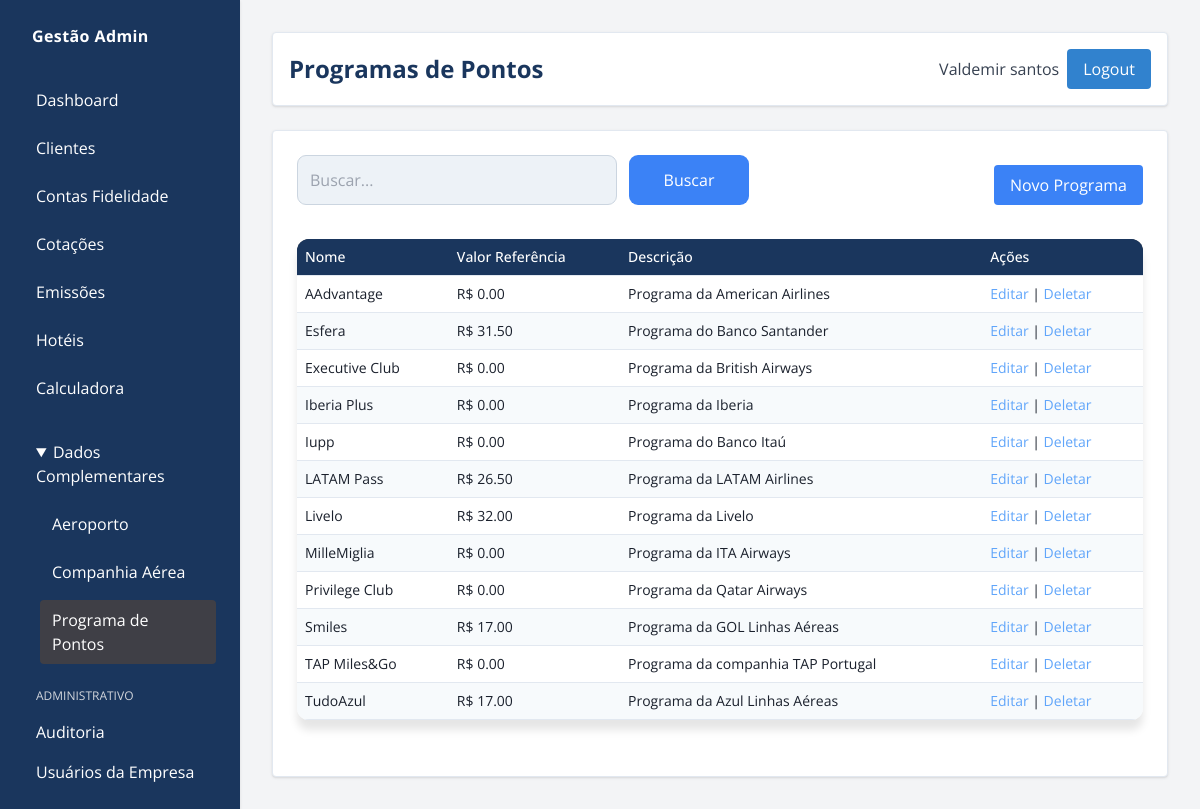
/adm/programas/ (signed in), run on the app's committed database.
### gestao/models/programa_fidelidade.py (models this page shows, shortened)
class ProgramaFidelidade(models.Model):
    nome = models.CharField(max_length=100)
    descricao = models.TextField(blank=True)
    preco_medio_milheiro = models.DecimalField(
        max_digits=10, decimal_places=2, default=0
    )

### gestao/views/programas.py (the view)
@login_required
def admin_programas(request):
    if permission_denied := require_admin_or_operator(request):
        return permission_denied
    busca = request.GET.get("busca", "")
    programas = ProgramaFidelidade.objects.all().order_by("nome")
    if busca:
        programas = programas.filter(nome__icontains=busca)
    return render(
        request,
        "admin_custom/programas.html",
        {"programas": programas, "busca": busca},
    )

### gestao/views/permissions.py (called while the page is built)
def require_admin_or_operator(request):
    if request.user.is_superuser:
        return None
    perfil = getattr(getattr(request.user, "cliente_gestao", None), "perfil", "")
    if perfil not in ["admin", "operador"]:
        return render(request, "sem_permissao.html")
    return None

### gestao/templates/admin_custom/programas.html (shortened to what this page needs)
{% extends "admin_custom/base_admin.html" %}
{% load static %}
{% block header_title %}Programas de Pontos{% endblock %}
{% block menu_programas %}bg-zinc-700 text-white{% endblock %}
{% block dados_complementares_open %}open{% endblock %}
{% block content %}
<div class="flex justify-between items-center mb-6 flex-wrap gap-4">
    <form method="get" class="flex gap-3">
        <input type="text" name="busca" value="{{ busca }}" placeholder="Buscar..." class="bg-zinc-100 border border-zinc-300 rounded px-4 py-2 flex-1 min-w-[320px] max-w-[720px] h-[50px]" />
        <button type="submit" class="bg-blue-500 hover:bg-blue-600 text-white px-4 py-2 flex-1 min-w-[120px] max-w-[520px] h-[50px]">Buscar</button>
    </form>
    <a href="{% url 'admin_novo_programa' %}" class="bg-blue-500 hover:bg-blue-600 text-white px-4 py-2 rounded">Novo Programa</a>
</div>
    <table class="min-w-full text-sm">
        <thead class="bg-zinc-700 text-zinc-200">
            <tr>
                <th class="p-2 text-left font-medium">Nome</th>
                <th class="p-2 text-left font-medium">Valor Referência</th>
                <th class="p-2 text-left font-medium">Descrição</th>
                <th class="p-2 text-left font-medium">Ações</th>
            </tr>
        </thead>
        <tbody>
            {% for p in programas %}
            <tr class="border-b border-zinc-700">
                <td class="p-2">{{ p.nome }}</td>
                <td class="p-2">R$ {{ p.preco_medio_milheiro|floatformat:2 }}</td>
                <td class="p-2">{{ p.descricao }}</td>
                <td class="p-2">
                    <a href="{% url 'admin_editar_programa' p.id %}" class="text-blue-400">Editar</a> |
                    <a href="{% url 'admin_deletar_programa' p.id %}" class="text-blue-400">Deletar</a>
                </td>
            </tr>
            {% empty %}
            <tr><td colspan="4" class="text-center text-red-400 py-4">Nenhum programa cadastrado.</td></tr>
            {% endfor %}
        </tbody>
    </table>
{% endblock %}

### gestao/templates/admin_custom/base_admin.html (shortened to what this page needs)
{% load static %}
<!DOCTYPE html>
<html lang="pt-br">
<head>
    <script src="https://cdn.tailwindcss.com"></script>
    <link rel="stylesheet" href="{% static 'gestao/admin_custom.css' %}">
    <link rel="stylesheet" href="{% static 'gestao/css/painel.css' %}">
</head>
<body class="bg-gray-100 text-black flex" style="font-family: 'Open Sans', sans-serif;">
    <aside class="bg-[#1a365d] w-60 min-h-screen p-6 fixed shadow text-white">
        <div class="font-bold tracking-wide mb-8 pl-2">
            Gestão Admin
        </div>
        <nav class="flex flex-col space-y-2">
            {% if not request.user.is_superuser %}
                <a class="block px-3 py-2 rounded hover:bg-[#2c5282] {% block menu_dashboard %}{% endblock %}" href="{% url 'admin_dashboard' %}">Dashboard</a>
                <a class="block px-3 py-2 rounded hover:bg-[#2c5282] {% block menu_clientes %}{% endblock %}" href="{% url 'admin_clientes' %}">Clientes</a>
                <a class="block px-3 py-2 rounded hover:bg-[#2c5282] {% block menu_contas %}{% endblock %}" href="{% url 'admin_contas' %}">Contas Fidelidade</a>
                <a class="block px-3 py-2 rounded hover:bg-[#2c5282] {% block menu_cotacoes_voo %}{% endblock %}" href="{% url 'admin_cotacoes_voo' %}">Cotações</a>
                <a class="block px-3 py-2 rounded hover:bg-[#2c5282] {% block menu_emissoes %}{% endblock %}" href="{% url 'admin_emissoes' %}">Emissões</a>
                <a class="block px-3 py-2 rounded hover:bg-[#2c5282] {% block menu_hoteis %}{% endblock %}" href="{% url 'admin_hoteis' %}">Hotéis</a>
                <a class="block px-3 py-2 rounded hover:bg-[#2c5282] {% block menu_calculadora %}{% endblock %}" href="{% url 'admin_calculadora_cotacao' %}">Calculadora</a>
                <details class="pt-4 group" {% block dados_complementares_open %}{% endblock %}>
                    <summary class="px-3 py-2 rounded cursor-pointer hover:bg-[#2c5282] focus:outline-none">Dados Complementares</summary>
                    <div class="mt-2 ml-4 flex flex-col space-y-2">
                        <a class="block px-3 py-2 rounded hover:bg-[#2c5282] {% block menu_aeroportos %}{% endblock %}" href="{% url 'admin_aeroportos' %}">Aeroporto</a>
                        <a class="block px-3 py-2 rounded hover:bg-[#2c5282] {% block menu_companhias %}{% endblock %}" href="{% url 'admin_companhias' %}">Companhia Aérea</a>
                        <a class="block px-3 py-2 rounded hover:bg-[#2c5282] {% block menu_programas %}{% endblock %}" href="{% url 'admin_programas' %}">Programa de Pontos</a>
                    </div>
                </details>
            {% endif %}
            <div class="pt-4">
                <p class="px-3 text-gray-300 uppercase text-xs mb-2">Administrativo</p>
                <a class="block px-3 py-2 rounded hover:bg-[#2c5282] {% block menu_auditoria %}{% endblock %}" href="{% url 'admin_auditoria' %}">Auditoria</a>
                <a class="block px-3 py-2 rounded hover:bg-[#2c5282]" href="{% url 'user_list' %}">Usuários da Empresa</a>
            </div>
            <a class="block px-3 py-2 rounded hover:bg-[#2c5282]" href="{% url 'logout' %}">Sair</a>
        </nav>
    </aside>
    <main class="flex-1 ml-60 p-8">
        <header class="bg-white rounded p-4 mb-6 flex justify-between items-center shadow">
            <h1 class="text-2xl font-bold">{% block header_title %}Painel Administrativo{% endblock %}</h1>
            <div class="flex items-center space-x-2">
                <span class="text-gray-700">{{ request.user.get_full_name|default:request.user.username }}</span>
                <a href="{% url 'logout' %}" class="bg-[#3182ce] hover:bg-[#2c5282] text-white px-4 py-2 rounded">Logout</a>
            </div>
        </header>
        <section class="bg-white rounded shadow p-6">
            {% block content %}{% endblock %}
        </section>
    </main>
</body>
</html>

### gestao/static/admin_custom.css (style rules this page uses)
body { background-color: #f7fafc; color: #000000; font-family: 'Open Sans', sans-serif; }
main > header, main > section { background-color: #ffffff !important; border: 1px solid #e2e8f0 !important; }
table { width: 100%; border-collapse: collapse; background-color: #ffffff; }
th, td { padding: 10px; border-bottom: 1px solid #e2e8f0; }
th { background-color: #f7fafc; color: #000000; }
tr:nth-child(even) { background-color: #f7fafc; }
a { color: #3182ce; text-decoration: none; }
input, select, textarea { background-color: #ffffff; color: #000000; border: 1px solid #e2e8f0; border-radius: 0.375rem; padding: 0.5rem 0.75rem; }
button { background-color: #3182ce; color: #ffffff; border: none; padding: 0.5rem 1rem; border-radius: 0.375rem; font-weight: 500; cursor: pointer; }

### gestao/static/gestao/css/painel.css (style rules this page uses)
body { background: #f7fafc; color: #1a202c; font-family: 'Open Sans', sans-serif; }
h1, h2, .valor, .section-title { color: #1a365d; }
table { width: 100%; border-collapse: collapse; background: #ffffff; border-radius: 12px; overflow: hidden; margin-bottom: 32px; box-shadow: 0 10px 8px rgba(0, 0, 0, 0.1); }
th, td { padding: 10px; text-align: left; }
th { background: #1a365d; color: #ffffff; }
tr { border-bottom: 1px solid #e2e8f0; }
tr:last-child { border-bottom: none; }
td { color: #1a202c; }
input[type="text"], input[type="password"], select { width: 100%; padding: 12px; border: 1px solid #cbd5e0; border-radius: 9px; margin-bottom: 10px; background: #edf2f7; color: #1a202c; font-size: 1rem; }
input[type="submit"], button { width: 100%; background: #3182ce; color: #fff; border: none; border-radius: 9px; padding: 12px 0; font-size: 1.05rem; margin-top: 18px; cursor: pointer; font-weight: 600; transition: background .25s; }

### data on the page
ProgramaFidelidade: nome "AAdvantage", preco_medio_milheiro "0.00", descricao "Programa da American Airlines"
ProgramaFidelidade: nome "Esfera", preco_medio_milheiro "31.50", descricao "Programa do Banco Santander"
ProgramaFidelidade: nome "Executive Club", preco_medio_milheiro "0.00", descricao "Programa da British Airways"
ProgramaFidelidade: nome "Iberia Plus", preco_medio_milheiro "0.00", descricao "Programa da Iberia"
ProgramaFidelidade: nome "Iupp", preco_medio_milheiro "0.00", descricao "Programa do Banco Itaú"
ProgramaFidelidade: nome "LATAM Pass", preco_medio_milheiro "26.50", descricao "Programa da LATAM Airlines"
ProgramaFidelidade: nome "Livelo", preco_medio_milheiro "32.00", descricao "Programa da Livelo"
ProgramaFidelidade: nome "MilleMiglia", preco_medio_milheiro "0.00", descricao "Programa da ITA Airways"
ProgramaFidelidade: nome "Privilege Club", preco_medio_milheiro "0.00", descricao "Programa da Qatar Airways"
ProgramaFidelidade: nome "Smiles", preco_medio_milheiro "17.00", descricao "Programa da GOL Linhas Aéreas"
ProgramaFidelidade: nome "TAP Miles&Go", preco_medio_milheiro "0.00", descricao "Programa da companhia TAP Portugal"
ProgramaFidelidade: nome "TudoAzul", preco_medio_milheiro "17.00", descricao "Programa da Azul Linhas Aéreas"

### other printed values
{{ request.user.get_full_name|default:request.user.username }} "Valdemir santos"
